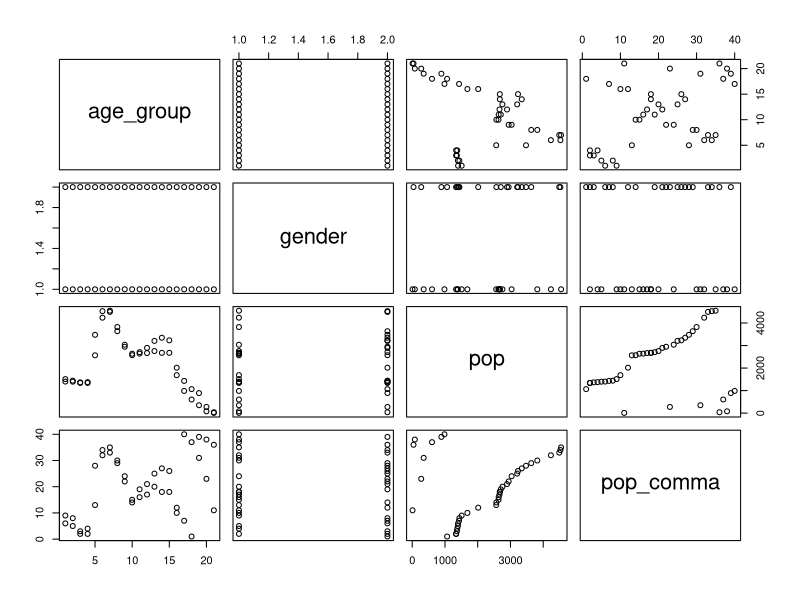
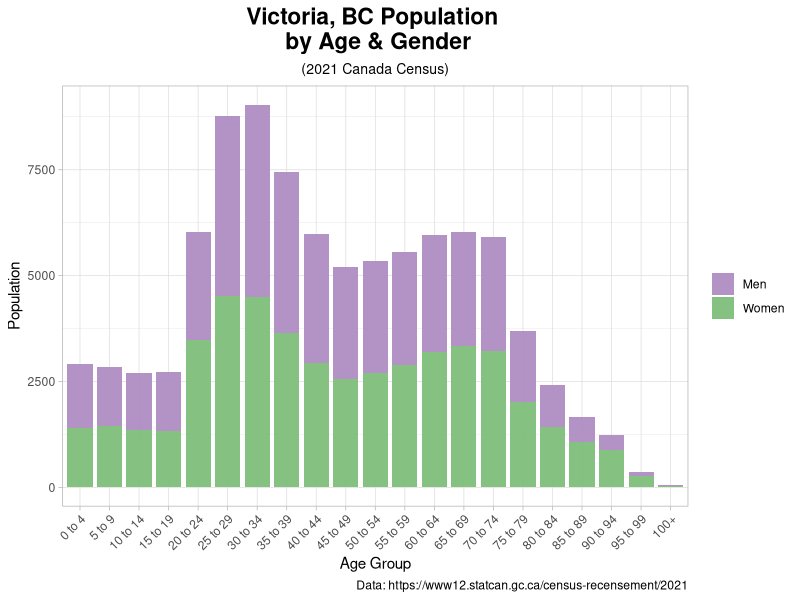
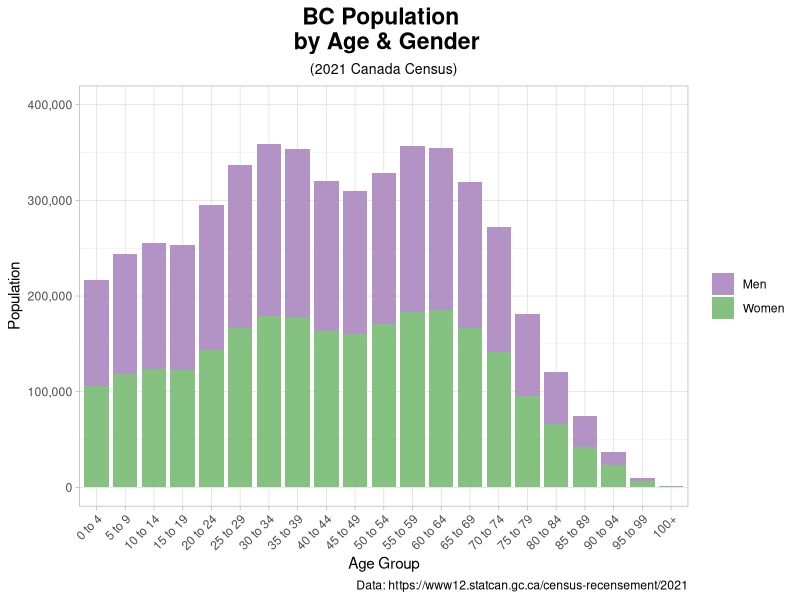
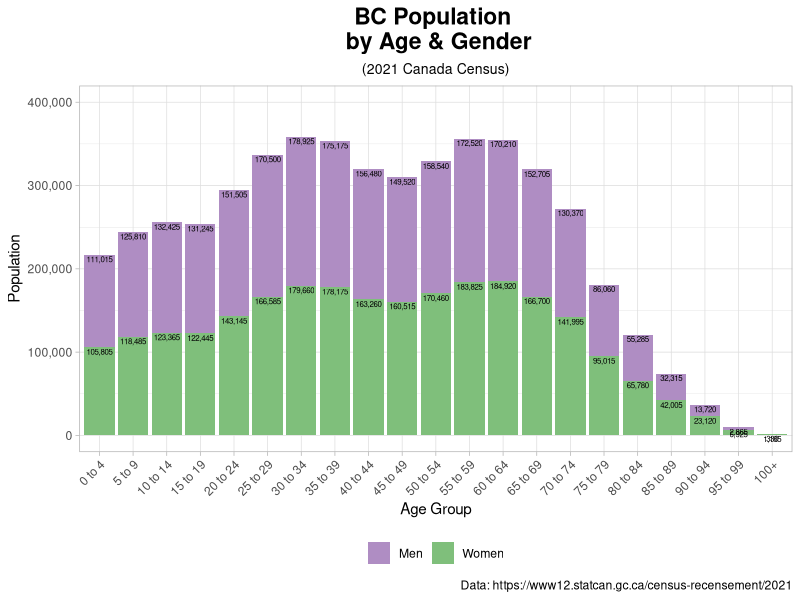
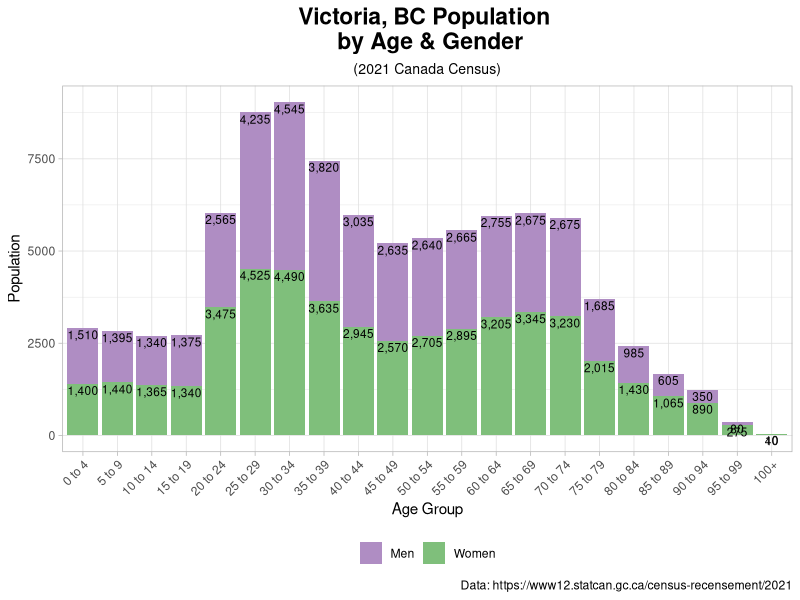
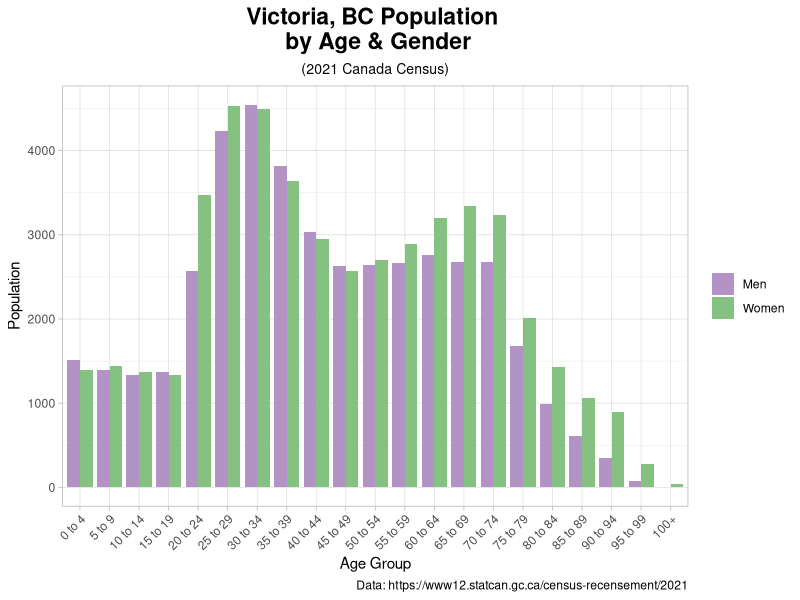
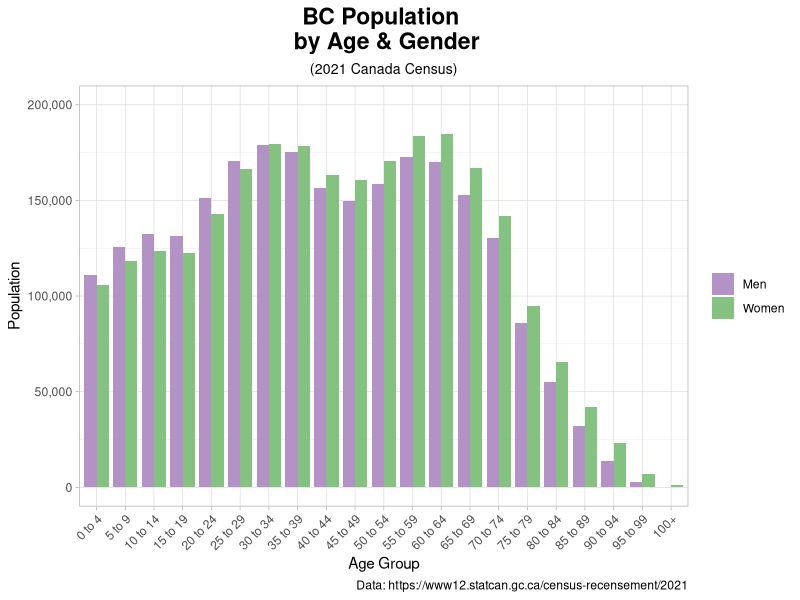
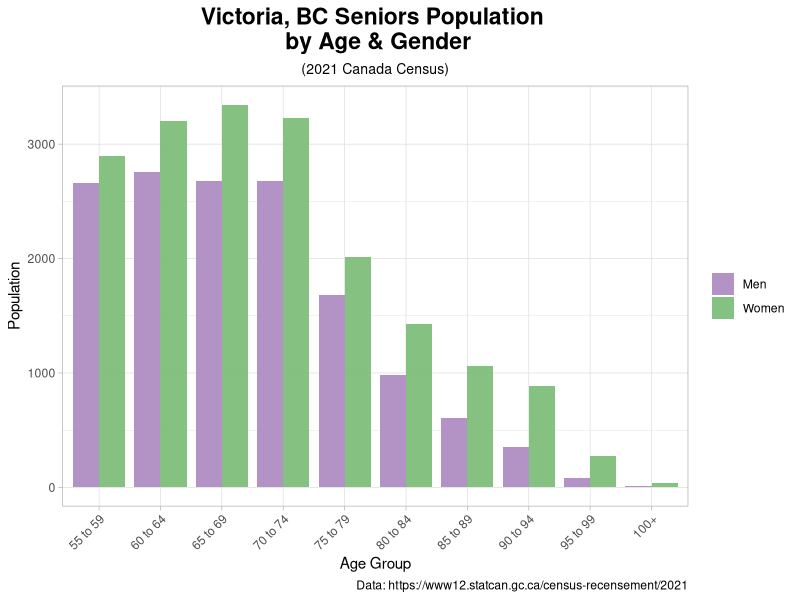

These figures' R source, in order:
## ---- chunk 1
knitr::opts_chunk$set(echo = TRUE)
## ---- chunk 2
# install.packages("")
library(tidyverse)
library(patchwork) # for muoltiple plots
## ---- chunk 3
Victoria_pop_age_gender_2021 <- read.csv("Pop-Age-Gender-Victoria-2021-Census-2021A00055917034_5.csv", 
                                         skip = 2, header = T)
BC_pop_2021 <- read.csv("BC-Pop-2021A000259_6.csv", 
                                         skip = 2, header = T)
Canada_senior_pop_2021 <- read.csv("Canada-Senior-pop-percentage-2021A000259_5.csv", 
                                         skip = 2, header = T)
## ---- chunk 4
Victoria_pop_age_gender_2021 <- head(Victoria_pop_age_gender_2021, -12)
BC_pop_2021 <- head(BC_pop_2021, -12)
Canada_senior_pop_2021 <- head(Canada_senior_pop_2021, -12)
## ---- chunk 5
class(Victoria_pop_age_gender_2021)
str(Victoria_pop_age_gender_2021)
colnames(Victoria_pop_age_gender_2021)
print(Victoria_pop_age_gender_2021)
glimpse(Victoria_pop_age_gender_2021)

class(BC_pop_2021)
str(BC_pop_2021)
colnames(BC_pop_2021)
print(BC_pop_2021)
glimpse(BC_pop_2021)

glimpse(Canada_senior_pop_2021)
## ---- chunk 6
Victoria_pop_age_gender_2021[Victoria_pop_age_gender_2021 == "Women+"] <- "Women"
Victoria_pop_age_gender_2021[Victoria_pop_age_gender_2021 == "Men+"] <- "Men"

BC_pop_2021[BC_pop_2021 == "Women+"] <- "Women"
BC_pop_2021[BC_pop_2021 == "Men+"] <- "Men"
## ---- chunk 7
colnames(Victoria_pop_age_gender_2021) <- c("age_group", "gender", "pop")
colnames(BC_pop_2021) <- c("age_group", "gender", "pop")
colnames(Canada_senior_pop_2021) <- c("Province", "Year", "PercentageOfPop")
## ---- chunk 8
Victoria_pop_age_gender_2021$age_group <- factor(Victoria_pop_age_gender_2021$age_group, 
      levels = str_sort(unique(Victoria_pop_age_gender_2021$age_group), numeric = TRUE))
str(Victoria_pop_age_gender_2021)

BC_pop_2021$age_group <- factor(BC_pop_2021$age_group, 
      levels = str_sort(unique(BC_pop_2021$age_group), numeric = TRUE))
str(BC_pop_2021)
## ---- chunk 9
Victoria_pop_age_gender_2021_seniors <- 
  Victoria_pop_age_gender_2021[Victoria_pop_age_gender_2021$age_group %in%
          c("55 to 59", "60 to 64", "65 to 69", "70 to 74", "75 to 79", 
            "80 to 84", "85 to 89", "90 to 94", "95 to 99", "100+"), ]

BC_pop_2021_seniors <- 
  BC_pop_2021[BC_pop_2021$age_group %in%
          c("55 to 59", "60 to 64", "65 to 69", "70 to 74", "75 to 79", 
            "80 to 84", "85 to 89", "90 to 94", "95 to 99", "100+"), ]
## ---- chunk 10
# this changes values of y axis,
 BC_pop_2021$pop_comma <- formatC(BC_pop_2021$pop, format = "d", big.mark = ",")
 BC_pop_2021_seniors$pop_comma <- formatC(BC_pop_2021_seniors$pop, format = "d", big.mark = ",")
 Victoria_pop_age_gender_2021$pop_comma <- formatC(Victoria_pop_age_gender_2021$pop, format = "d", big.mark = ",")
 Victoria_pop_age_gender_2021_seniors$pop_comma <- formatC(Victoria_pop_age_gender_2021_seniors$pop, format = "d", big.mark = ",")
## ---- chunk 11
Victoria_pop_age_gender_2021_wide <- Victoria_pop_age_gender_2021 %>%
  pivot_wider(names_from = gender, values_from = pop)

Canada_senior_pop_2021_wide <- Canada_senior_pop_2021 %>%
  pivot_wider(names_from = Year, values_from = PercentageOfPop)
## ---- chunk 12
class(Victoria_pop_age_gender_2021_wide)
str(Victoria_pop_age_gender_2021_wide)
colnames(Victoria_pop_age_gender_2021_wide)
print(Victoria_pop_age_gender_2021_wide)
glimpse(Victoria_pop_age_gender_2021_wide)

glimpse(Canada_senior_pop_2021_wide)
str(Canada_senior_pop_2021_wide)
## ---- chunk 13
Victoria_pop_age_gender_2021_wide$age_group <- factor(Victoria_pop_age_gender_2021_wide$age_group, 
  levels = str_sort(unique(Victoria_pop_age_gender_2021_wide$age_group), numeric = TRUE))
str(Victoria_pop_age_gender_2021_wide)
## ---- chunk 14
Victoria_pop_age_gender_2021_wide$index <- as.numeric(row.names(Victoria_pop_age_gender_2021_wide))
Victoria_pop_age_gender_2021_wide[order(Victoria_pop_age_gender_2021_wide$index), ]

Canada_senior_pop_2021$index <- as.numeric(row.names(Canada_senior_pop_2021))
Canada_senior_pop_2021[order(Canada_senior_pop_2021$index), ]
## ---- chunk 15
plot(Victoria_pop_age_gender_2021)
## ---- chunk 16
# colour_palette <- c("#d8b365", "#5ab4ac") # Colour brewer color-blind safe
colour_palette <- c("#af8dc3", "#7fbf7b") # Colour brewer color-blind safe

Vic_1 <- Victoria_pop_age_gender_2021 %>%
  ggplot(aes(x = age_group, y = pop, fill = gender)) +
  geom_bar(stat = "identity", alpha = 0.95, width = 0.85)  + # width = 1 no space between bars
  theme_light() +
  theme(
    plot.title = element_text(size = rel(1.5), face = "bold", hjust = 0.5),
    plot.subtitle = element_text(size = rel(.92), hjust = 0.5),
    axis.text.x = element_text(angle = 45, hjust = 1),
    legend.title = element_blank()
    ) +
  scale_fill_manual(values = colour_palette) +
  labs(title = "Victoria, BC Population \n by Age & Gender",
       subtitle = "(2021 Canada Census)",
       x = "Age Group",
       y = "Population",
       caption = "Data: https://www12.statcan.gc.ca/census-recensement/2021")
Vic_1 
## ---- chunk 17
# colour_palette <- c("#d8b365", "#5ab4ac") # Colour brewer color-blind safe
colour_palette <- c("#af8dc3", "#7fbf7b") # Colour brewer color-blind safe

BC <- BC_pop_2021 %>%
  ggplot(aes(x = age_group, y = pop, fill = gender)) +
  geom_bar(stat = "identity", alpha = 0.95, width = 0.85)  + # width = 1 no space between bars
  theme_light() +
  theme(
    plot.title = element_text(size = rel(1.5), face = "bold", hjust = 0.5),
    plot.subtitle = element_text(size = rel(.92), hjust = 0.5),
    axis.text.x = element_text(angle = 45, hjust = 1),
    legend.title = element_blank()
    ) +
  scale_fill_manual(values = colour_palette) +
  labs(title = "BC Population \n by Age & Gender",
       subtitle = "(2021 Canada Census)",
       x = "Age Group",
       y = "Population",
       caption = "Data: https://www12.statcan.gc.ca/census-recensement/2021") + 
  scale_y_continuous(limits = c(0, 400000), labels = scales::comma) 
        # to avoid scientific notation
BC
## ---- chunk 18
# colour_palette <- c("#d8b365", "#5ab4ac") # Colour brewer color-blind safe

# get cumulative sum
BC_pop_2021 <- BC_pop_2021 %>%
  group_by(age_group) %>% 
  mutate(label_y = cumsum(pop))

colour_palette <- c("#af8dc3", "#7fbf7b") # Colour brewer color-blind safe

BC_lab <- BC_pop_2021 %>%
  ggplot(aes(x = age_group, y = pop, fill = gender)) +
  geom_col()  + 
  geom_text(aes(y = label_y, label = pop_comma), vjust = 1.25, size = 2) +
  theme_light() +
  theme(
    plot.title = element_text(size = rel(1.5), face = "bold", hjust = 0.5),
    plot.subtitle = element_text(size = rel(.92), hjust = 0.5),
    axis.text.x = element_text(angle = 45, hjust = 1),
    legend.position = "bottom",
    legend.title = element_blank()
    ) +
  scale_fill_manual(values = colour_palette) +
  labs(title = "BC Population \n by Age & Gender",
       subtitle = "(2021 Canada Census)",
       x = "Age Group",
       y = "Population",
       caption = "Data: https://www12.statcan.gc.ca/census-recensement/2021") + 
  scale_y_continuous(limits = c(0, 400000), labels = scales::comma) 
BC_lab
## ---- chunk 19
# colour_palette <- c("#d8b365", "#5ab4ac") # Colour brewer color-blind safe

# get cumulative sum
Victoria_pop_age_gender_2021 <- Victoria_pop_age_gender_2021 %>%
  group_by(age_group) %>% 
  mutate(label_y = cumsum(pop))

colour_palette <- c("#af8dc3", "#7fbf7b") # Colour brewer color-blind safe

Vic_lab <- Victoria_pop_age_gender_2021 %>%
  ggplot(aes(x = age_group, y = pop, fill = gender)) +
  geom_col()  + 
  geom_text(aes(y = label_y, label = pop_comma), vjust = 1.25, size = 3) +
  theme_light() +
  theme(
    plot.title = element_text(size = rel(1.5), face = "bold", hjust = 0.5),
    plot.subtitle = element_text(size = rel(.92), hjust = 0.5),
    axis.text.x = element_text(angle = 45, hjust = 1),
    legend.position = "bottom",
    legend.title = element_blank()
    ) +
  scale_fill_manual(values = colour_palette) +
  labs(title = "Victoria, BC Population \n by Age & Gender",
       subtitle = "(2021 Canada Census)",
       x = "Age Group",
       y = "Population",
       caption = "Data: https://www12.statcan.gc.ca/census-recensement/2021")
Vic_lab
## ---- chunk 20
# colour_palette <- c("#d8b365", "#5ab4ac") # Colour brewer color-blind safe
colour_palette <- c("#af8dc3", "#7fbf7b") # Colour brewer color-blind safe

Vic_dodge <- Victoria_pop_age_gender_2021 %>%
  ggplot(aes(x = age_group, y = pop, fill = gender)) +
  geom_bar(stat = "identity", position = position_dodge(), alpha = 0.95, width = 0.85)  + 
              # width = 1 no space between bars
  theme_light() +
  theme(
    plot.title = element_text(size = rel(1.5), face = "bold", hjust = 0.5),
    plot.subtitle = element_text(size = rel(.92), hjust = 0.5),
    axis.text.x = element_text(angle = 45, hjust = 1),
    legend.title = element_blank()
    ) +
  scale_fill_manual(values = colour_palette) +
  labs(title = "Victoria, BC Population \n by Age & Gender",
       subtitle = "(2021 Canada Census)",
       x = "Age Group",
       y = "Population",
       caption = "Data: https://www12.statcan.gc.ca/census-recensement/2021")
Vic_dodge
## ---- chunk 21
# colour_palette <- c("#d8b365", "#5ab4ac") # Colour brewer color-blind safe
colour_palette <- c("#af8dc3", "#7fbf7b") # Colour brewer color-blind safe

BC_dodge <- BC_pop_2021 %>%
  ggplot(aes(x = age_group, y = pop, fill = gender)) +
  geom_bar(stat = "identity", position = position_dodge(), alpha = 0.95, width = 0.85)  + 
              # width = 1 no space between bars
  theme_light() +
  theme(
    plot.title = element_text(size = rel(1.5), face = "bold", hjust = 0.5),
    plot.subtitle = element_text(size = rel(.92), hjust = 0.5),
    axis.text.x = element_text(angle = 45, hjust = 1),
    legend.title = element_blank()
    ) +
  scale_fill_manual(values = colour_palette) +
  labs(title = "BC Population \n by Age & Gender",
       subtitle = "(2021 Canada Census)",
       x = "Age Group",
       y = "Population",
       caption = "Data: https://www12.statcan.gc.ca/census-recensement/2021") + 
  scale_y_continuous(limits = c(0, 200000), labels = scales::comma) 
BC_dodge
## ---- chunk 22
# colour_palette <- c("#d8b365", "#5ab4ac") # Colour brewer color-blind safe
colour_palette <- c("#af8dc3", "#7fbf7b") # Colour brewer color-blind safe

Vic_seniors <- Victoria_pop_age_gender_2021_seniors %>%
  ggplot(aes(x = age_group, y = pop, fill = gender)) +
  geom_bar(stat = "identity", position = position_dodge(), alpha = 0.95, width = 0.85)  + 
                      # wideth = 1 no space between bars
  theme_light() +
  theme(
    plot.title = element_text(size = rel(1.5), face = "bold", hjust = 0.5),
    plot.subtitle = element_text(size = rel(.92), hjust = 0.5),
    axis.text.x = element_text(angle = 45, hjust = 1),
    legend.title = element_blank()
    ) +
  scale_fill_manual(values = colour_palette) +
  labs(title = "Victoria, BC Seniors Population \n by Age & Gender",
       subtitle = "(2021 Canada Census)",
       x = "Age Group",
       y = "Population",
       caption = "Data: https://www12.statcan.gc.ca/census-recensement/2021")
Vic_seniors
## ---- chunk 23
# colour_palette <- c("#d8b365", "#5ab4ac") # Colour brewer color-blind safe
colour_palette <- c("#af8dc3", "#7fbf7b") # Colour brewer color-blind safe

BC_seniors <- BC_pop_2021_seniors %>%
  ggplot(aes(x = age_group, y = pop, fill = gender)) +
  geom_bar(stat = "identity", position = position_dodge(), alpha = 0.95, width = 0.85)  + 
                      # wideth = 1 no space between bars
  theme_light() +
  theme(
    plot.title = element_text(size = rel(1.5), face = "bold", hjust = 0.5),
    plot.subtitle = element_text(size = rel(.92), hjust = 0.5),
    axis.text.x = element_text(angle = 45, hjust = 1),
    legend.title = element_blank()
    ) +
  scale_fill_manual(values = colour_palette) +
  labs(title = "BC Seniors Population \n by Age & Gender",
       subtitle = "(2021 Canada Census)",
       x = "Age Group",
       y = "Population",
       caption = "Data: https://www12.statcan.gc.ca/census-recensement/2021")
BC_seniors
## ---- chunk 24
# colour_palette <- c("#d8b365", "#5ab4ac") # Colour brewer color-blind safe
colour_palette <- c("#af8dc3", "#7fbf7b") # Colour brewer color-blind safe

Vic_seniors_lab <- Victoria_pop_age_gender_2021_seniors %>%
  ggplot(aes(x = age_group, y = pop, fill = gender)) +
  geom_bar(stat = "identity", position = "dodge", alpha = 0.95, width = 0.85)  + 
                        # wideth = 1 no space between bars
  geom_text(aes(label = pop_comma), size = 3, position = position_dodge(width = 0.9), vjust = -0.25) + 
                                    # vjust negative shows above bar
  theme_light() +
  theme(
    plot.title = element_text(size = rel(1.5), face = "bold", hjust = 0.5),
    plot.subtitle = element_text(size = rel(.92), hjust = 0.5),
    axis.text.x = element_text(angle = 45, hjust = 1),
    legend.title = element_blank()
    ) +
  scale_fill_manual(values = colour_palette) +
  labs(title = "Victoria, BC Seniors Population \n by Age & Gender",
       subtitle = "(2021 Canada Census)",
       x = "Age Group",
       y = "Population",
       caption = "Data: https://www12.statcan.gc.ca/census-recensement/2021")
Vic_seniors_lab
## ---- chunk 25
# colour_palette <- c("#d8b365", "#5ab4ac") # Colour brewer color-blind safe
colour_palette <- c("#af8dc3", "#7fbf7b") # Colour brewer color-blind safe

Vic_seniors_lab_leg_bot <-  ggplot(Victoria_pop_age_gender_2021_seniors,
                                   aes(x = age_group, y = pop, fill = gender)) +
  geom_bar(stat = "identity", position = "dodge", alpha = 0.95, width = 0.85)  + 
                            # wideth = 1 no space between bars
  geom_text(aes(label = pop_comma), size = 3, position = position_dodge(width = 0.9), vjust = -0.25) + 
                                # vjust negative shows above bar
  theme_light() +
  theme(
    plot.title = element_text(size = rel(1.5), face = "bold", hjust = 0.5),
    plot.subtitle = element_text(size = rel(.92), hjust = 0.5),
    axis.text.x = element_text(angle = 45, hjust = 1),
    legend.position = "bottom",
    legend.title = element_blank()
    ) +
  scale_fill_manual(values = colour_palette) +
  labs(title = "Victoria, BC Seniors Population \n by Age & Gender",
       subtitle = "(2021 Canada Census)",
       x = "Age Group",
       y = "Population",
       caption = "Data: https://www12.statcan.gc.ca/census-recensement/2021")
Vic_seniors_lab_leg_bot
## ---- chunk 26
Vic_women <- Victoria_pop_age_gender_2021_wide %>%
  ggplot(aes(x = age_group, y = Women)) +
  geom_bar(stat = "identity", position = position_dodge(), 
           alpha = 0.75, width = 0.75, fill = "#d8b365")  + # wideth = 1 no space between bars
  theme_light() +
  theme(
    plot.title = element_text(size = rel(1.5), face = "bold", hjust = 0.5),
    plot.subtitle = element_text(size = rel(.92), hjust = 0.5),
    axis.text.x = element_text(angle = 45, hjust = 1)
    ) +
  labs(title = "Victoria, BC Women Population by Age",
       subtitle = "(2021 Canada Census)",
       x = "Age Group",
       y = "Population",
       caption = "Data: https://www12.statcan.gc.ca/census-recensement/2021")
Vic_women
## ---- chunk 27
Vic_men <- Victoria_pop_age_gender_2021_wide %>%
  ggplot(aes(x = age_group, y = Men)) +
  geom_bar(stat = "identity", position = position_dodge(), 
           alpha = 0.75, width = 0.75, fill = "#d8b365")  + # wideth = 1 no space between bars
  theme_light() +
  theme(
    plot.title = element_text(size = rel(1.5), face = "bold", hjust = 0.5),
    plot.subtitle = element_text(size = rel(.92), hjust = 0.5),
    axis.text.x = element_text(angle = 45, hjust = 1),
    ) +
  labs(title = "Victoria, BC Men's Population by Age",
       subtitle = "(2021 Canada Census)",
       x = "Age Group",
       y = "Population",
       caption = "Data: https://www12.statcan.gc.ca/census-recensement/2021")
Vic_men
## ---- chunk 28
# colour_palette <- c("#d8b365", "#5ab4ac") # Colour brewer color-blind safe
colour_palette <- c("#af8dc3", "#7fbf7b") # Colour brewer color-blind safe


# https://r-graph-gallery.com/267-reorder-a-variable-in-ggplot2.html
Canada_senior_pop_2021 %>% mutate(Province = fct_reorder(Province, index)) %>%
  ggplot(aes(x = Province, y = PercentageOfPop, fill = Year)) +
  geom_bar(stat = "identity", position = position_dodge(), alpha = 0.95, width = 0.85)  + 
              # width = 1 no space between bars
  geom_text(aes(label = PercentageOfPop), size = 3, position = position_dodge(width = 0.9), vjust = 0.5, hjust = 1.2) + 
  theme_light() +
  theme(
    plot.title = element_text(size = rel(1.5), face = "bold", hjust = 0.5),
    plot.subtitle = element_text(size = rel(.92), hjust = 0.5),
    axis.text.x = element_text(angle = 360, hjust = 1),
    legend.title = element_blank()
    ) +
  scale_fill_manual(values = colour_palette) +
  labs(title = "Canadian Seniors as Percent of Population",
       subtitle = "(2016 & 2021 Canada Census)",
       x = NULL,
       y = "% of Population",
       caption = "Data: https://www12.statcan.gc.ca/census-recensement/2021") + 
  scale_y_continuous(limits = c(0, 25)) + 
  coord_flip() +
  # https://www.geeksforgeeks.org/reversing-the-order-of-a-ggplot2-legend/
  guides(fill = guide_legend(reverse=TRUE))
## ---- chunk 29
   aspect_ratio <- 2.5
   ggsave("Canada_senior_pop_perc_2016_2021.jpg", height = 10 , width = 4 * aspect_ratio)
## ---- chunk 30
BC + BC_dodge
BC_lab
Vic_lab + Vic_1
Vic_dodge + BC_dodge
Vic_men + Vic_women
BC_seniors + Vic_seniors
Vic_seniors + Vic_seniors_lab
Vic_seniors_lab + Vic_seniors_lab_leg_bot
Vic_seniors_lab /  Vic_seniors_lab_leg_bot
## ---- chunk 31
census_age_gender_ggplot <- function(data, colpat1, colpat2, title, subtitle, caption, labelsize, filename, aspect_ratio = 2.5){

  # clean data
  data[data == "Women+"] <- "Women"
  data[data == "Men+"] <- "Men"
  colnames(data) <- c("age_group", "gender", "pop")

  # sort age values
  data$age_group <- factor(data$age_group, levels = str_sort(unique(data$age_group), numeric = TRUE))

  # Colour brewer color-blind safe
   colour_palette <- c(colpat1, colpat2)

   # ggplot
   ggplot(data, aes(x = age_group, y = pop, fill = gender)) +
    geom_bar(stat = "identity", position = "dodge", alpha = 0.95, width = 0.85)  +
    # wideth = 1 no space between bars
    geom_text(aes(label = pop), size = labelsize, position = position_dodge(width = 0.9), vjust = 0.35, hjust = 1.05, angle = 90) +
    # vjust negative shows above bar
    theme_light() +
    theme(
      plot.title = element_text(size = rel(1.5), face = "bold", hjust = 0.5),
      plot.subtitle = element_text(size = rel(.92), hjust = 0.5),
      axis.text.x = element_text(angle = 45, hjust = 1),
      legend.position = "bottom",
      legend.title = element_blank()
    ) +
    scale_fill_manual(values = colour_palette) +
    labs(title = title,
         subtitle = subtitle,
         x = "Age Group",
         y = "Population",
         caption = caption)

   aspect_ratio <- aspect_ratio
   ggsave(filename, height = 10 , width = 4 * aspect_ratio)
}
## ---- chunk 32
p1 <- census_age_gender_ggplot(data = Victoria_pop_age_gender_2021_seniors,
        colpat1 = "#af8dc3", colpat2 = "#7fbf7b",
        title = "Victoria Seniors Population \n by Age & Gender",
        subtitle = "(2021 Canada Census)",
        caption = "Data: https://www12.statcan.gc.ca/census-recensement/2021",
        labelsize = 3,
        filename = "Victoria_pop_age_gender_2021_seniors.jpg"
)
p1

# this changes values of y axis,
# BC_pop_2021$pop <- formatC(BC_pop_2021$pop, format = "d", big.mark = ",")

p2 <- census_age_gender_ggplot(data = BC_pop_2021,
         colpat1 = "#af8dc3", colpat2 = "#7fbf7b",
         title = "BC Population \n by Age & Gender",
         subtitle = "(2021 Canada Census)",
         caption = "Data: https://www12.statcan.gc.ca/census-recensement/2021",
         labelsize = 3,
         filename = "BC_pop_2021.jpg"
)
p2

p3 <- census_age_gender_ggplot(data = BC_pop_2021_seniors,
                               colpat1 = "#af8dc3", colpat2 = "#7fbf7b",
                               title = "BC Seniors Population \n by Age & Gender",
                               subtitle = "(2021 Canada Census)",
                               caption = "Data: https://www12.statcan.gc.ca/census-recensement/2021",
                               labelsize = 3,
                               filename = "BC_pop_2021_seniors.jpg"
)
p3
## ---- chunk 33
# to document specific packages used to run script
sessionInfo()
